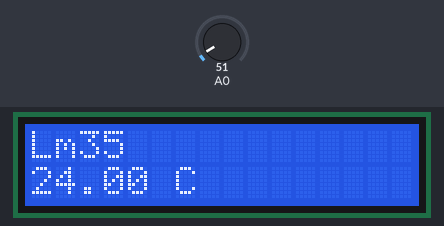
This sketch was run on a simulated Arduino Uno, built with avr-gcc and run on an emulated ATmega328P. Parts: 16×2 character LCD. The inputs (shaded band) are chosen by the test bench; at power-on: A0 = 51. What the sketch prints to the serial monitor is not drawn.

Above: at 1.2 s.
1.3 s: A0 set to 61
At 2.6 s:
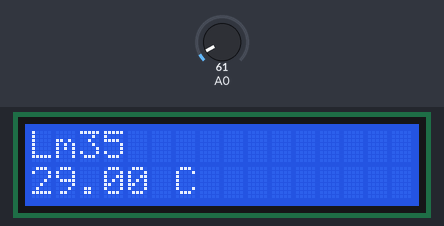
3.0 s: A0 set to 71
At 4.0 s:
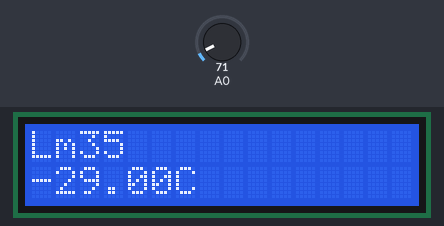
4.5 s: A0 set to 86
At 5.4 s:
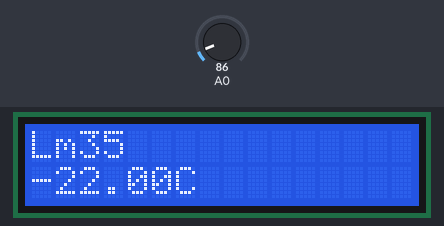
Timing chart, 0 to 7.5 s (numbered marks = the images above; inputs shaded):
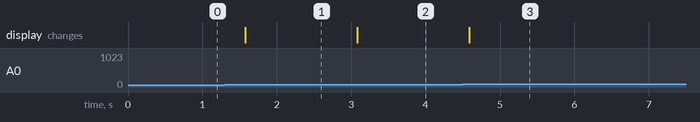

Measured:
- after the input at 1.3 s, the display: changes after 0.27 s (image 1)
- after the input at 3.0 s, the display: changes after 0.08 s (image 2)
- after the input at 4.5 s, the display: changes after 0.09 s (image 3)

The sketch:

lm35_LCD.ino
```cpp
#include <LiquidCrystal.h>

int Vin;
float Sicaklik;
float TF;

LiquidCrystal lcd(12, 11, 5, 4, 3, 2);

void setup()
{
    lcd.begin(16, 2);
    Serial.begin(9600);
}

void loop()
{
    Vin = analogRead(A0);
    Sicaklik=(500*Vin)/1023;
    Serial.println(Sicaklik);

    lcd.setCursor(0, 0);
    lcd.print("Lm35");
    lcd.setCursor(0, 1);
    lcd.print(Sicaklik);
    lcd.setCursor(6, 1);
    lcd.print("C");
    delay(500);
}
```
